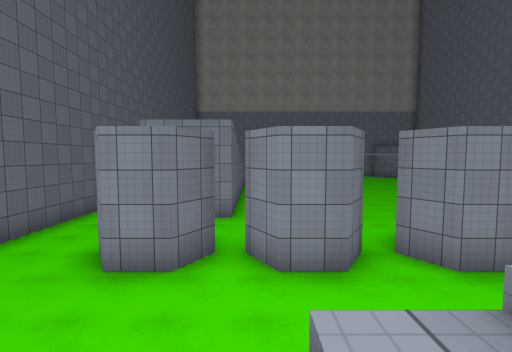
View 1 (above)

19 first-person views from a walk through a scene from a Unity 3-D project. The camera is 1.3 m above the floor, tilts 4° down and sees 85° across. The floor is counted in squares, 2 m on a side. Each view is taken from the middle of a square. On the plan, view 1 faces up. The plan holds only what a view shows up to about 9 squares ahead; the rest is blank. The place goes on beyond the plan. The player is left out. Surface patterns are stand-ins for the level's own textures.

View 2
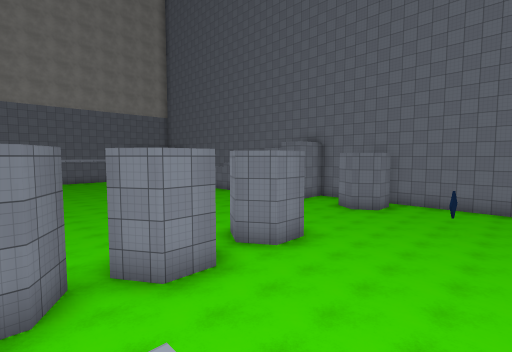

View 3
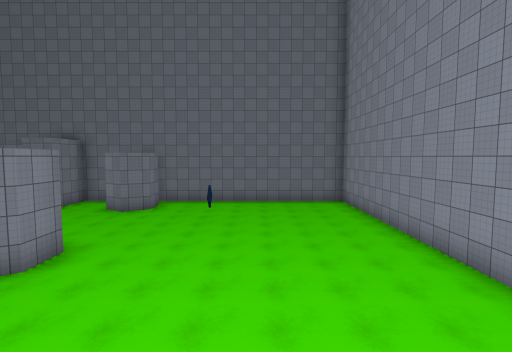

View 4
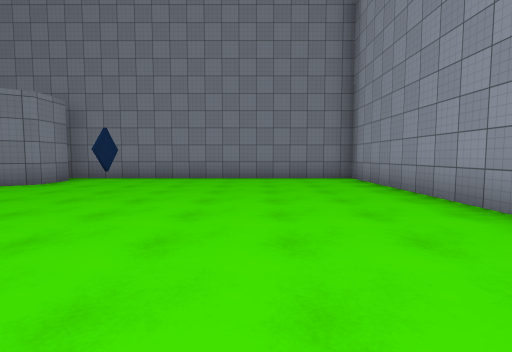

View 5
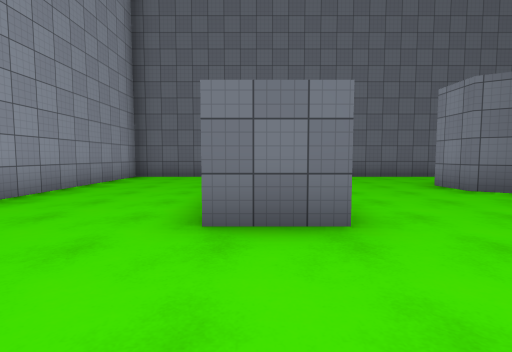

View 6
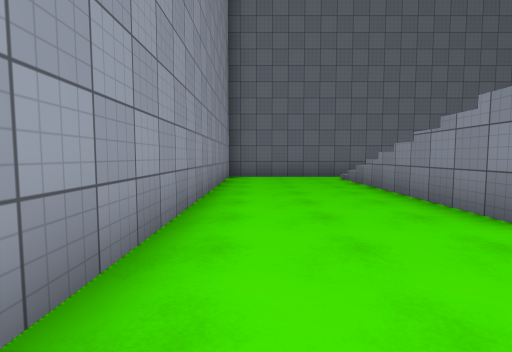

View 7
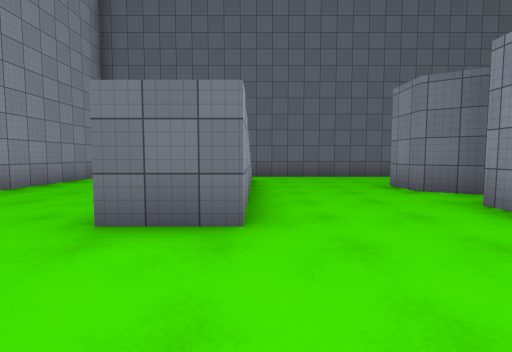

View 8
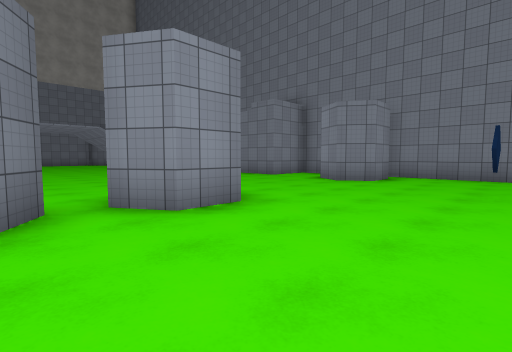

View 9
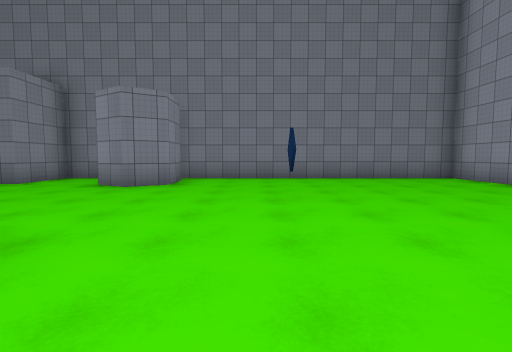

View 10
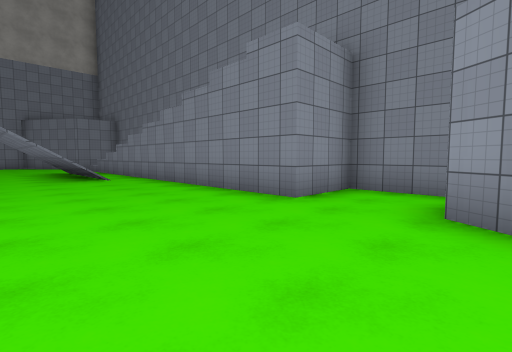

View 11
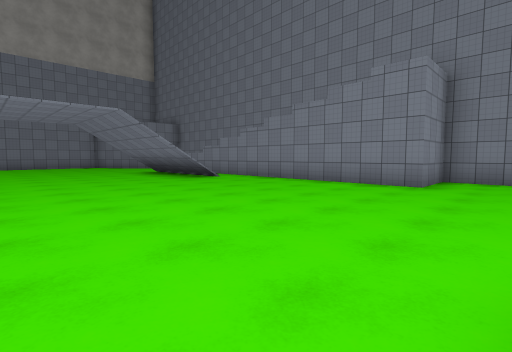

View 12
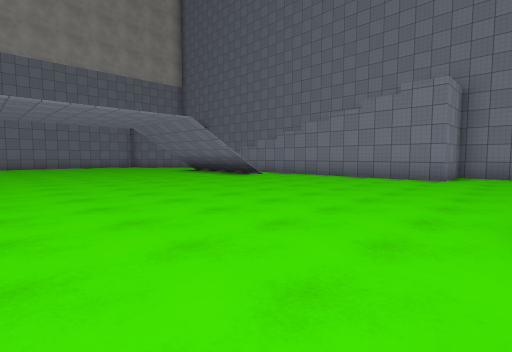

View 13
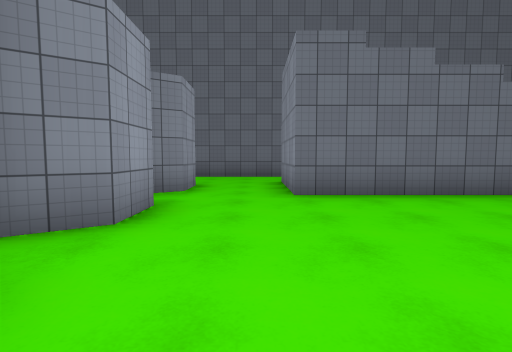

View 14
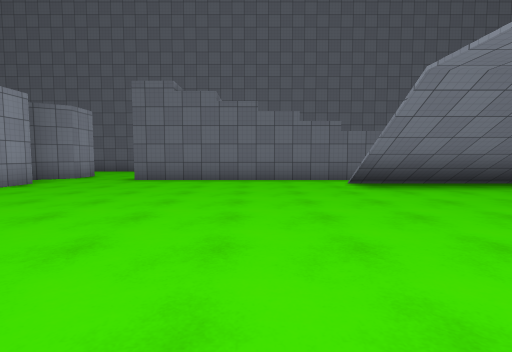

View 15
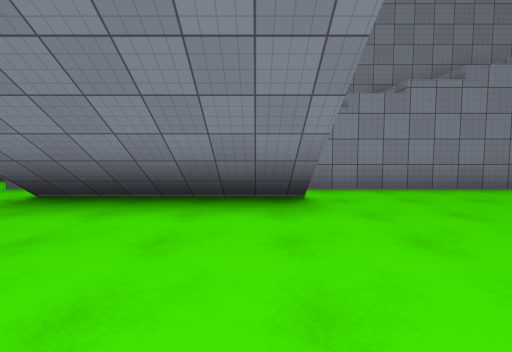

View 16
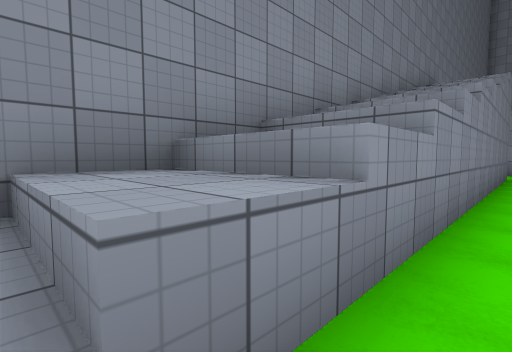

View 17
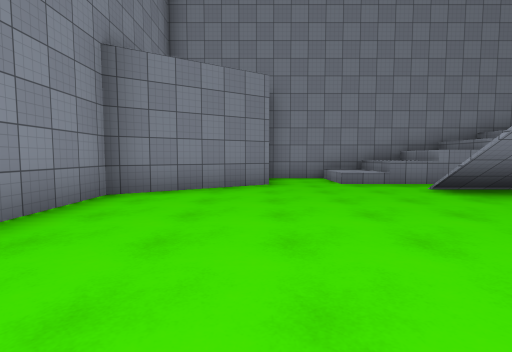

View 18
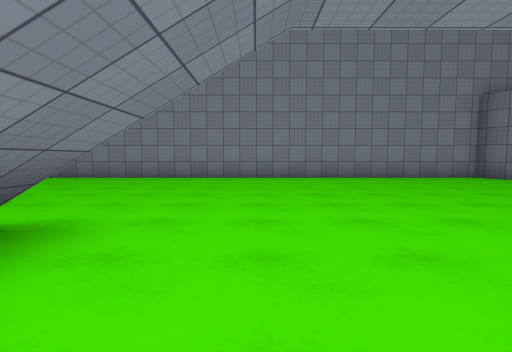

View 19
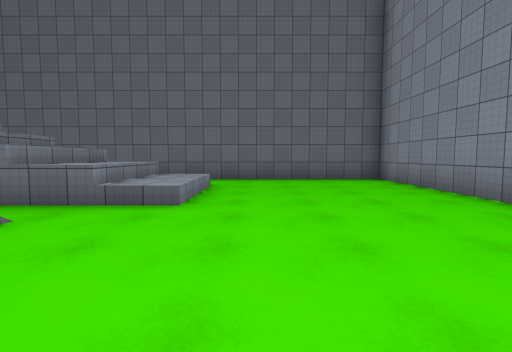

### Floor plan
Key: @ floor where view 1 was taken; # wall or solid block; . main floor; : floor 0.25 m higher than the main floor; + floor 5.25 m higher than the main floor; / step, stairs or slope; = window, fence, low wall or low ledge; v drop or lower ground.
Columns run from 5 left of view 1 to 14 right of it. Each row starts with its distance up from view 1.
 24 ################
 23 #..............##
 22 #...............##
 21 #................###
 20 #..................#
 19 #.///............//#
 18 # ///..........#.//#
 17 # ///./ ......#/.//#
 16 # // .//......//.//#
 15      .//......//.//#
 14     /./ ...... /.//#
 13     /.//....../#.//#
 12     /............//#
 11     /............//#
 10     /............//#
  9 #   /............//#
  8 #./++............++#
  7 #..................#
  6 #..................#
  5 #..####.##.##...####
  4 #.......##.........#
  3 #..................#
  2 #..................#
  1 #/==vv#........#...#
  0 #:///@/............#
 -1 #..................#
 -2 #..................#
 -3 #..................#
 -4 ####################

Where each view was taken, in squares from view 1:
view 1: 0 up, 0 right, facing up
view 2: 0 up, 1 right, facing up-right
view 3: 0 up, 1 right, facing right
view 4: 1 down, 5 right, facing right
view 5: 0 up, 4 right, facing left
view 6: 3 down, 4 right, facing left
view 7: 1 up, 4 right, facing left
view 8: 1 up, 4 right, facing up-right
view 9: 2 up, 5 right, facing right
view 10: 5 up, 8 right, facing up-right
view 11: 6 up, 5 right, facing up-right
view 12: 6 up, 3 right, facing up-right
view 13: 7 up, 4 right, facing left
view 14: 11 up, 7 right, facing left
view 15: 14 up, 6 right, facing right
view 16: 18 up, 11 right, facing down-right
view 17: 21 up, 5 right, facing right
view 18: 15 up, 3 right, facing up
view 19: 20 up, 3 right, facing left
